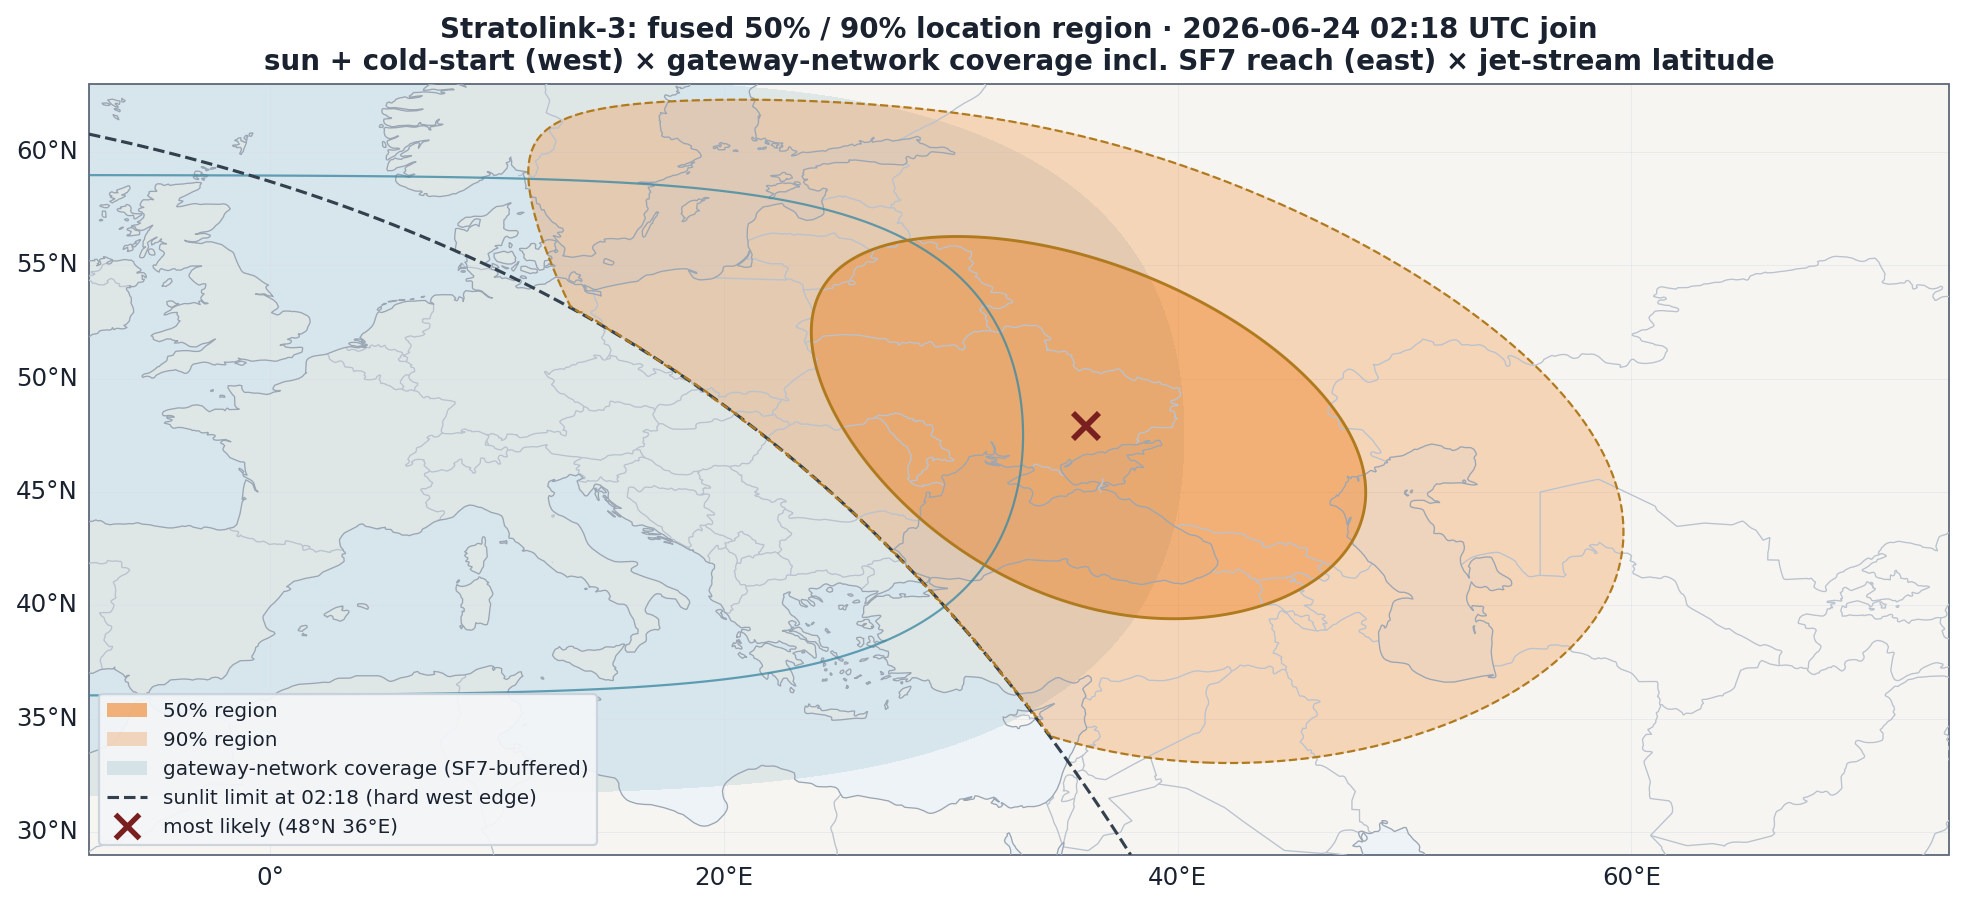

Source code (Python):
#!/usr/bin/env python3
"""Fused 50% / 90% location region for board #3 at the 2026-06-24 02:18:34 UTC join.

The receiving gateway is Packet-Broker anonymized (loc=None, no named gateways), so we
cannot draw a real SF7 circle around a known site. Instead we fuse the constraints we
DO have into a posterior over (lat, lon):

  1. SUN floor (hard): solar-powered, so it must be sunlit at 10 km at 02:18 -> east of
     the altitude dawn line (sun elev > -3.2 deg). P=0 west of it.

  2. WARM-UP (cold-start): flight data says it needs time after its 10 km sunrise before
     it can transmit (100 min Arizona, 170 min Spain -- both UPPER bounds, they follow
     long out-of-coverage gaps). Modeled tau ~ N(85,50) min; chance of transmitting at a
     point = P(tau <= daylight-so-far). Rises east -> sets the WEST edge.

  3. GATEWAY-NETWORK COVERAGE (east edge): the receiver is on a private EU LoRaWAN
     network; gateways sit at customer sites, densest across Europe and thinning toward
     the east. Coverage reach = easternmost plausible gateways (~30E) DILATED by the SF7
     pickup range (~340 km at 10 km float, link budget) -> effective edge ~35E. THIS is
     the SF7 accounting, and it caps the east.

  4. LATITUDE: jet-stream / flight band ~N(42N, 7deg).

Posterior = sun x P_warmup(daylight) x P_coverage(lon) x P_lat(lat). The 50%/90%
highest-density regions are model-based credible regions, not a hard fix -- a second
named-gateway ping collapses them to a near-fix.

Run: analysis/.venv/bin/python analysis/visualization/comet_confidence_region.py
"""
from __future__ import annotations
from pathlib import Path
import sys, math, datetime as dt
import numpy as np
import matplotlib
matplotlib.use("Agg")
import matplotlib.pyplot as plt
from matplotlib.patches import Patch
from matplotlib.lines import Line2D

HERE = Path(__file__).resolve().parent
sys.path.insert(0, str(HERE.parent / "antenna"))
try:
    import _style as S
    S.use_light(); RED, WARM, MINT, DIM = S.RED, S.WARM, S.MINT, S.TEXT_DIM
except Exception:
    RED, WARM, MINT, DIM = "#e0594a", "#f4a259", "#2a9d4e", "#7e8aa3"
import cartopy.crs as ccrs
import cartopy.feature as cfeature

PING = dt.datetime(2026, 6, 24, 2, 18, 34, tzinfo=dt.timezone.utc)
DIP = 3.2
TAU_MU, TAU_SIG = 85.0, 50.0      # cold-start (min): measured 100/170 are upper bounds
GATEWAY_EAST = 30.0               # easternmost plausible gateways (EU/W-CIS industrial belt)
SF7_KM = 340.0                    # SF7 pickup range at ~10 km float (link budget)
SF7_DEG = SF7_KM / (111.0*math.cos(math.radians(48)))   # ~4.6 deg lon -> coverage dilation
COV_EDGE = GATEWAY_EAST + SF7_DEG # effective coverage east edge ~34.6E
COV_SOFT = 6.0
LAT_MU, LAT_SIG = 42.0, 7.0       # jet/flight latitude band
TEAL = "#3f8aa3"
EXTENT = [-8, 74, 29, 63]

def subsolar(when):
    jd = when.timestamp()/86400.0 + 2440587.5; n = jd - 2451545.0
    g = math.radians((357.528 + 0.9856003*n) % 360); Ld = (280.460 + 0.9856474*n) % 360
    lam = math.radians((Ld + 1.915*math.sin(g) + 0.020*math.sin(2*g)) % 360); eps = math.radians(23.439 - 3.6e-7*n)
    decl = math.degrees(math.asin(math.sin(eps)*math.sin(lam)))
    ra = math.degrees(math.atan2(math.cos(eps)*math.sin(lam), math.cos(lam)))
    gmst = (280.46061837 + 360.98564736629*n) % 360
    return decl, ((ra - gmst + 180) % 360) - 180

decl, sublon = subsolar(PING)
lon = np.linspace(EXTENT[0], EXTENT[1], 760); lat = np.linspace(EXTENT[2], EXTENT[3], 460)
LON, LAT = np.meshgrid(lon, lat)

Hc = ((LON - sublon + 180) % 360) - 180
cosHsr = (math.sin(math.radians(-DIP)) - np.sin(np.radians(LAT))*math.sin(math.radians(decl))) \
         / (np.cos(np.radians(LAT))*math.cos(math.radians(decl)))
Hsr = -np.degrees(np.arccos(np.clip(cosHsr, -1, 1)))
daylight = (Hc - Hsr) / 15.0 * 60.0

erf = np.vectorize(math.erf)
P_warm = np.where(daylight > 0, 0.5*(1 + erf((daylight - TAU_MU)/(TAU_SIG*math.sqrt(2)))), 0.0)
P_cov_lon = 1.0 / (1.0 + np.exp((LON - COV_EDGE)/COV_SOFT))               # SF7-buffered east edge
P_lat = np.exp(-0.5*((LAT - LAT_MU)/LAT_SIG)**2)
post = P_warm * P_cov_lon * P_lat
post /= post.sum()

# coverage region to DRAW (network reach): SF7-buffered east edge x broad Europe latitudes
cov_lat = 1.0/(1.0+np.exp((LAT-59)/4.0)) * 1.0/(1.0+np.exp((36-LAT)/4.0))
coverage = P_cov_lon * cov_lat

flat = np.sort(post.ravel())[::-1]; cum = np.cumsum(flat)
t50 = flat[np.searchsorted(cum, 0.50)]; t90 = flat[np.searchsorted(cum, 0.90)]
pk = np.unravel_index(post.argmax(), post.shape); pk_lon, pk_lat = LON[pk], LAT[pk]
def bbox(m): return LON[m].min(), LON[m].max(), LAT[m].min(), LAT[m].max()
b50, b90 = bbox(post >= t50), bbox(post >= t90)

fig = plt.figure(figsize=(15, 8.2)); ax = plt.axes(projection=ccrs.PlateCarree())
ax.set_extent(EXTENT, crs=ccrs.PlateCarree()); pc = ccrs.PlateCarree()
ax.add_feature(cfeature.OCEAN, facecolor="#eef3f8", zorder=0)
ax.add_feature(cfeature.LAND, facecolor="#f7f5f1", zorder=0)
ax.add_feature(cfeature.BORDERS, edgecolor="#b9c2cf", linewidth=0.6, zorder=4)
ax.add_feature(cfeature.COASTLINE, edgecolor="#9aa6b4", linewidth=0.6, zorder=4)
gl = ax.gridlines(draw_labels=True, linewidth=0.3, color="#d8dee6", alpha=0.7); gl.top_labels = gl.right_labels = False

# gateway-network coverage (the region we could have been heard from), SF7-buffered
ax.contourf(LON, LAT, coverage, levels=[0.25, 1.01], colors=[TEAL], alpha=0.13, transform=pc, zorder=1)
ax.contour(LON, LAT, coverage, levels=[0.5], colors=[TEAL], linewidths=1.0, alpha=0.8, transform=pc, zorder=4)
# sun hard floor
ax.contour(LON, LAT, daylight, levels=[0], colors=["#33414f"], linewidths=1.4, linestyles="--", transform=pc, zorder=5)
# fused 50 / 90 region
ax.contourf(LON, LAT, post, levels=[t90, t50], colors=[WARM], alpha=0.24, transform=pc, zorder=2)
ax.contourf(LON, LAT, post, levels=[t50, post.max()], colors=[WARM], alpha=0.52, transform=pc, zorder=2)
ax.contour(LON, LAT, post, levels=[t90], colors=["#b07a1e"], linewidths=1.0, linestyles="--", transform=pc, zorder=5)
ax.contour(LON, LAT, post, levels=[t50], colors=["#b07a1e"], linewidths=1.3, transform=pc, zorder=5)
ax.plot(pk_lon, pk_lat, marker="x", ms=12, mew=2.6, color="#7a1f1f", transform=pc, zorder=6)

ax.set_title("Stratolink-3: fused 50% / 90% location region · 2026-06-24 02:18 UTC join\n"
             "sun + cold-start (west) × gateway-network coverage incl. SF7 reach (east) × jet-stream latitude",
             fontsize=12.5)
legend = [
    Patch(facecolor=WARM, alpha=0.52, label="50% region"),
    Patch(facecolor=WARM, alpha=0.24, label="90% region"),
    Patch(facecolor=TEAL, alpha=0.16, label="gateway-network coverage (SF7-buffered)"),
    Line2D([0],[0], color="#33414f", lw=1.4, ls="--", label="sunlit limit at 02:18 (hard west edge)"),
    Line2D([0],[0], marker="x", color="#7a1f1f", lw=0, mew=2.4, ms=11, label=f"most likely ({pk_lat:.0f}°N {pk_lon:.0f}°E)"),
]
ax.legend(handles=legend, loc="lower left", fontsize=9, framealpha=0.93)

out = HERE / "comet_confidence_region.png"
fig.savefig(out, dpi=160, bbox_inches="tight")
print(f"wrote {out}")
print(f"most likely: {pk_lat:.1f}N {pk_lon:.1f}E")
print(f"50% region: lon {b50[0]:.1f}-{b50[1]:.1f}E, lat {b50[2]:.1f}-{b50[3]:.1f}N")
print(f"90% region: lon {b90[0]:.1f}-{b90[1]:.1f}E, lat {b90[2]:.1f}-{b90[3]:.1f}N")
print(f"SF7 buffer = {SF7_DEG:.1f} deg lon; coverage east edge = {COV_EDGE:.1f}E")
